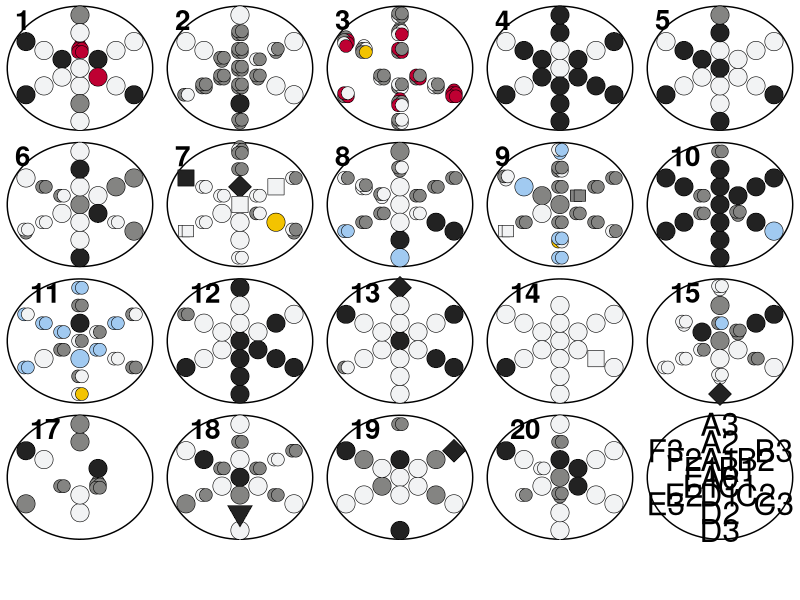

Write the R code that produced this figure. (Note: this script raises an error after producing the figure.)
#!/usr/bin/env Rscript
# load necessary packages
library(tidyverse)
library(cowplot)

# set working directory
setwd(glue::glue("{dirname(rstudioapi::getActiveDocumentContext()$path)}/.."))

# load data
data1 <- data.table::fread("data/Supplemental Data 1.tsv")

#====================#
# Gridsect Functions #
#====================#
isotype_palette <- c("ECA760" = "#654522" ,
                     "ECA778" =  "#8DB600",
                     "ECA768" = "#882D17" , 
                     "ECA812" = "#DCD300" ,
                     "ECA730" = "#B3446C" , 
                     "ECA712" =  "#F6A600", 
                     "ECA777" = "#604E97" , 
                     "ECA807" = "#F99379")

species_palette <- c("C. elegans" = "#BE0032", #7
                     "C. sp. 53" =  "#875692", #4 
                     "C. tropicalis" = "#F38400", #5 
                     "Panagrolaimus sp." = "#C2B280", #8
                     "Oscheius sp." = "#F3C300", #3
                     "C. briggsae" = "#A1CAF1", #6 
                     "Other PCR +" = "#008856", #10
                     "PCR -" = "#848482", #9
                     "Not genotyped" = "#F2F3F4", #1
                     "No Worm" = "#222222") #2

substrate_shapes <- c("Leaf litter" = 21,
                      "Fruit"= 24,
                      "Flower"= 22,
                      "Fungus"= 23,
                      "Invertebrate"= 25)

adjust_x <- function(x, n, rn) {
  
  if (n == 1) {
    return(x)
  } else if ((n == 2 && rn == 1) || (n == 3 && rn == 2) || (n == 4 && rn == 1)  || (n == 4 && rn == 3) || (n %in% c(6, 7) && rn %in% c(3,5)) ) {
    return(x - 0.09)
  } else if (n == 2 && rn == 2  || (n == 3 && rn == 3) || (n == 4 && rn == 2) || (n == 4 && rn == 4) || (n %in% c(6, 7) && rn %in% c(2,4)) ) {
    return(x + 0.09)
  } else if (n == 3 && rn >= 2) {
    return(x + 0.09)
  } else if (n == 5 && rn == 2) {
    return(x - 0.09)
  } else if (n == 5 && rn == 3) {
    return(x + 0.09)
  } else if (n == 5 && rn == 4) {
    return (x - 0.09)
  } else if (n == 5 && rn == 5) {
    return (x + 0.09)
  } else if (n == 7 && rn == 7) {
    return (x + 0.25)
  }
  return(x)
}

adjust_y <- function(y, n, rn) {
  if (n == 1) {
    return(y)
  } else if ( (n == 3 && rn == 1 ) || (n == 4 && rn <= 2) || (n == 5 && rn %in% c(4, 5)) || (n %in% c(6, 7) && rn %in% c(4,5))) {
    return(y - 0.09)
  } else if ( (n == 3 && rn >= 2 ) || (n == 4 && rn >= 3) || (n == 5 && rn %in% c(2, 3))  || (n %in% c(6, 7) && rn %in% c(2,3)) ) {
    return (y + 0.09)
  } else if ((n == 5 && rn == 1) || (n == 6 && rn == 1)) {
    return (y + 0.25)
  } else if ( (n %in% c(6, 7) && rn == 6)) {
    return (y - 0.25)
  }
  return(y)
}

set_size <- function(n) {
  if (n == 1) {
    return(5)
  } else {
    return(2.4)
  }
}


plot_gridsect <- function(gn, data1 = data1) {
  angles = list(A = 1,
                B = 2,
                C = 3,
                D = 4,
                E = 5,
                F = 6)
  
  mm <- data1 %>%
    dplyr::filter(gridsect_number == gn, !is.na(gridsect_number)) %>%
    dplyr::rowwise() %>% 
    dplyr::mutate(x = gridsect_radius * (sin( (angles[[gridsect_direction]] - 1) * (pi/3) )),
                  y = gridsect_radius * (cos( (angles[[gridsect_direction]] - 1) * (pi/3) )),
                  label = paste0(gridsect_direction, gridsect_radius)) %>%
    dplyr::group_by(gridsect_radius, gridsect_direction) %>%
    dplyr::mutate(n = n(),
                  rn = row_number()) %>%
    dplyr::rowwise() %>% 
    dplyr::mutate(x = adjust_x(x, n, rn),
                  y = adjust_y(y, n, rn),
                  size_c = set_size(n)) %>%
    dplyr::ungroup()
  
  ggplot(mm, aes(x = x, y = y, label = label)) +
    annotate("path",
             x=0+3.5*cos(seq(0,2*pi,length.out=100)),
             y=0+3.5*sin(seq(0,2*pi,length.out=100))) +
    theme_void() +
    theme(legend.position = "none") +
    scale_size_area(guide = "none")
}

#=======================#
# Supplemental Figure 1 # 
#=======================#
sp = data1 %>%
  dplyr::filter(!is.na(gridsect_number)) %>%
  #dplyr::mutate(spp_id = ifelse(is.na(spp_id), "Not genotyped", spp_id)) %>%
  dplyr::mutate(plot_type = ifelse(worms_on_sample %in% c("No","?"), "No Worm",
                                   ifelse(is.na(species_id), "Not genotyped",
                                          ifelse(pcr_positive == 0, "PCR -",
                                                 ifelse(species_id %in% c("Chabertia ovina",
                                                                      "Choriorhabditis cristata",
                                                                      "Choriorhabditis sp.",
                                                                      "Heterhabditis zealandica",
                                                                      "Mesorhabditis sp.",
                                                                      "no match",
                                                                      "C. kamaaina",
                                                                      "Rhabditis terricola",
                                                                      "Rhanditis tericola",
                                                                      "Teratorhabditis sp.",
                                                                      "Unknown",
                                                                      "unknown",
                                                                      NA), "Other PCR +", species_id)))))

gridsect_list_full <- lapply(c(1:15, 17:21), function(x){ 
  if (x == 21) {
    plot_gridsect(5, sp) + 
      geom_text(size= 8)
  } else {
    plot_gridsect(x, sp) +
      geom_point(aes(fill = plot_type,  size = size_c, shape = fixed_substrate), stroke = 0.3) +  # scale_shape_manual(values=c(3, 16, 17))+
      scale_fill_manual("Species", values = c(species_palette), drop = FALSE) +
      scale_shape_manual("Substrate", values = c(substrate_shapes), drop = FALSE)
  }
})

# Make legends for Supplemental Figure 1
legend_species <- get_legend(ggplot(sp %>% dplyr::filter(plot_type %in% names(species_palette)) %>%
                                      dplyr::mutate(plot_type = factor(plot_type, levels = names(species_palette)))) +
                               geom_bar(aes(x = strain, fill = plot_type)) +
                               scale_fill_manual(values=c(species_palette)) +
                               labs(fill = "species") +
                               theme(legend.position = "bottom"))
  

legend_substrates <- get_legend(ggplot(sp %>% dplyr::mutate(fixed_substrate = factor(fixed_substrate, levels = names(substrate_shapes)))) +
                                  geom_point(aes(x = substrate_temperature, y = substrate_temperature, shape = fixed_substrate)) +
                                  scale_shape_manual("substrates", values = c(substrate_shapes), drop = FALSE) +
                                  labs(shape = "substrates") +
                                  theme(legend.position = "bottom"))

Supp_Fig_1 <- cowplot::plot_grid(plot_grid(plotlist=gridsect_list_full, hjust = -1, label_size = 20,
                    nrow = 4, ncol=5, rel_heights = c(5,5,5,5), labels=c(1:15, 17:20)), legend_species, legend_substrates,
          rel_heights = c(20, 1, 1), nrow=3)

cowplot::ggsave("plots/Supplemental Figure 1.pdf", width = 28.56, height = 25.2)

# # Make data files for submission
# # Collection categories and substrate types for gridsect samples
# sp %>% dplyr::filter(plot_type %in% names(species_palette)) %>%
#   dplyr::mutate(plot_type = factor(plot_type, levels = names(species_palette))) %>%
#   dplyr::select(collection_category = plot_type, fixed_substrate, everything()) %>%
#   dplyr::arrange(collection_category) %>%
#   dplyr::select(-substrate) %>%
#   readr::write_csv('data/elife_files/supp-fig1-data1.csv')
